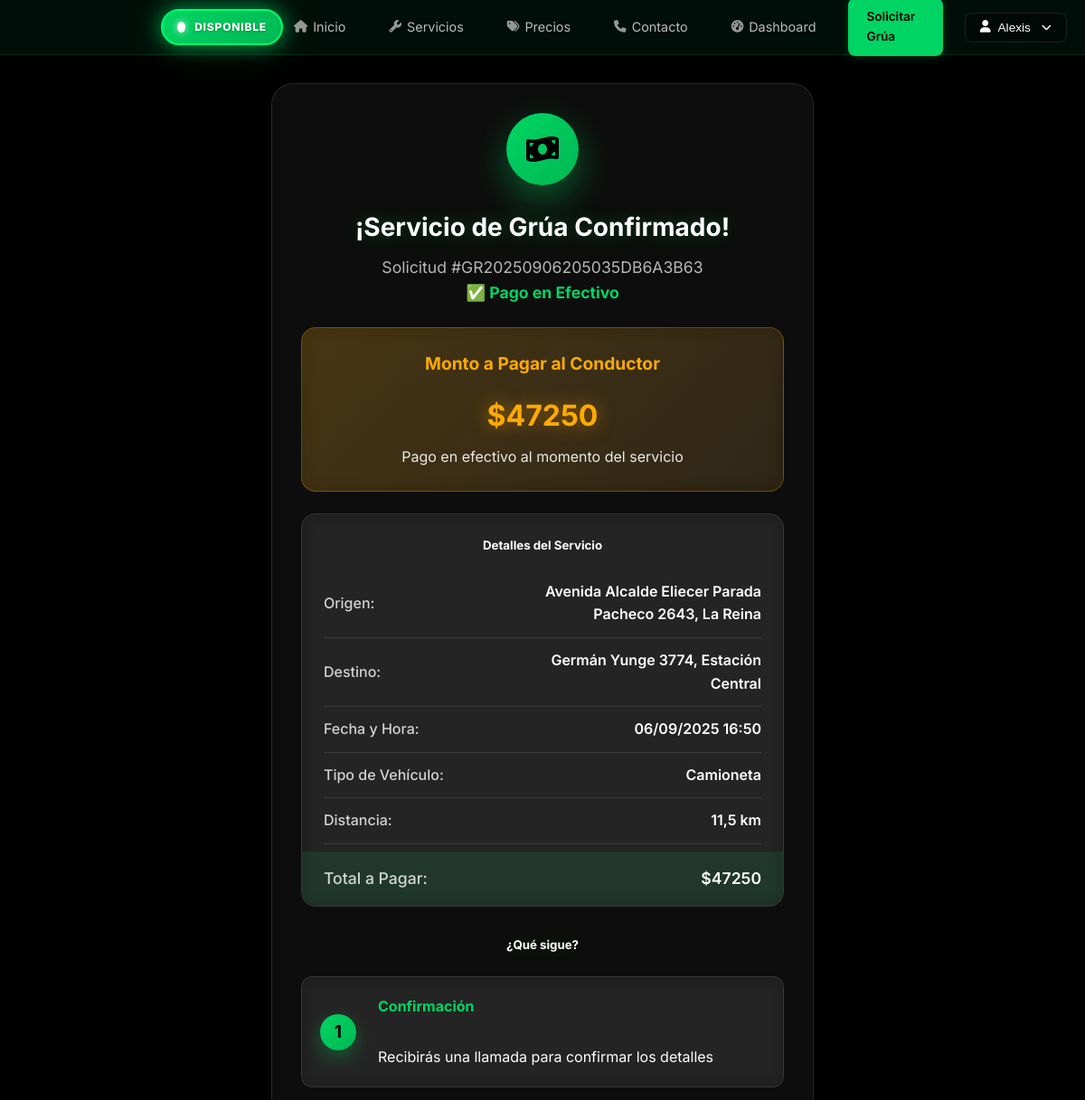
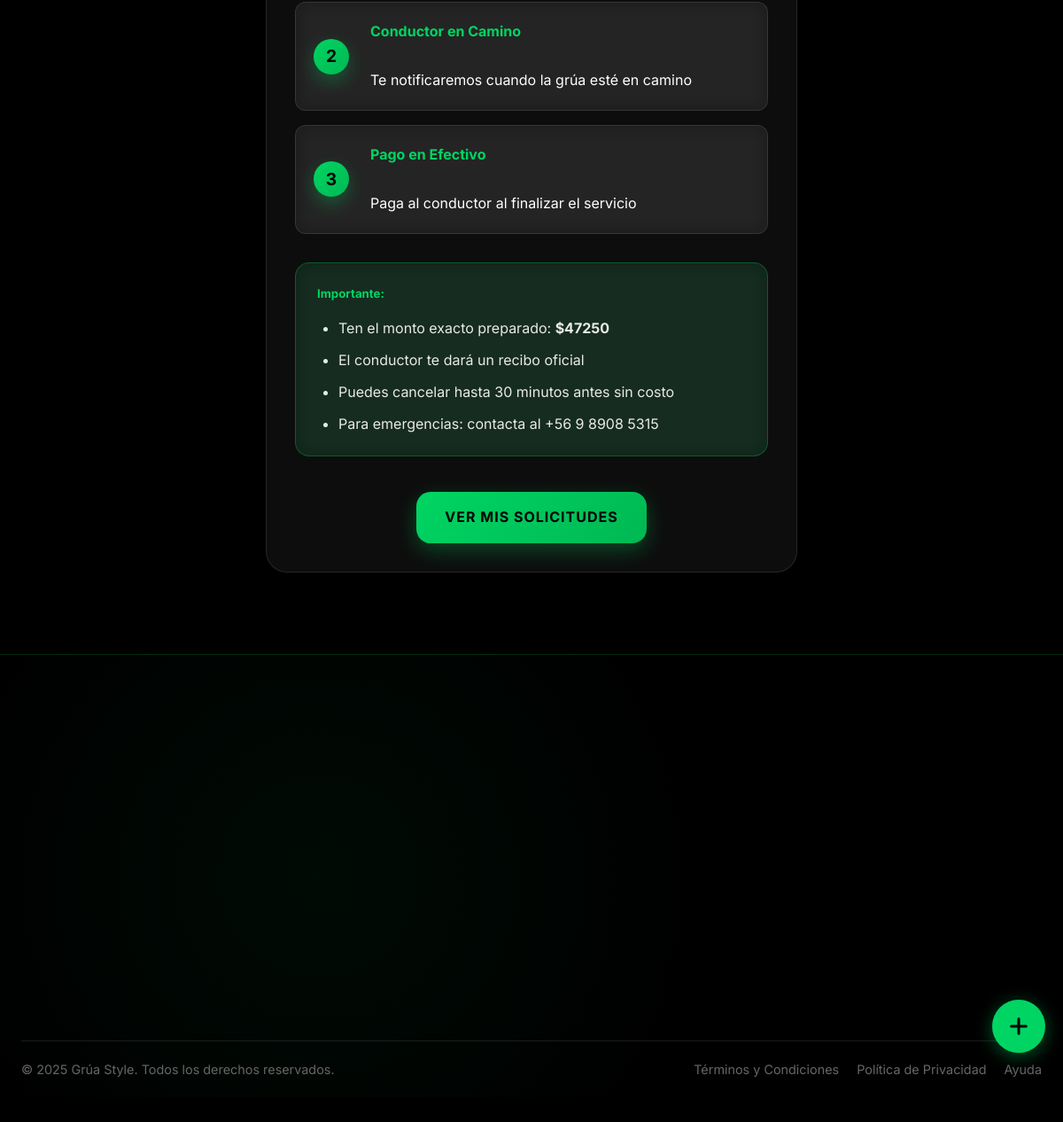
Page /confirmacion-efectivo/177/ (signed in) on the committed database (2 pictures, top to bottom).
### grua_app/models.py (models this page shows, shortened)
class SolicitudServicio(models.Model):
    ESTADO_CHOICES = [
        ('pendiente', 'Pendiente'),
        ('confirmada', 'Confirmada'),
        ('en_proceso', 'En Proceso'),
        ('completada', 'Completada'),
        ('cancelada', 'Cancelada'),
        ('pendiente_pago', 'Pendiente de Pago'),
        ('pendiente_confirmacion', 'Pendiente de Confirmación'),
        ('procesando_pago', 'Procesando Pago'),
        ('pago_rechazado', 'Pago Rechazado'),
    ]
    METODO_PAGO_CHOICES = [
        ('efectivo', 'Efectivo'),
        ('transferencia', 'Transferencia Bancaria'),
        ('mercadopago_card', 'Tarjeta (Mercado Pago)'),
        ('mercadopago_transfer', 'Transferencia (Mercado Pago)'),
    ]
    TIPO_SERVICIO_CHOICES = [
        ('grua', 'Servicio de Grúa'),
        ('asistencia', 'Asistencia Mecánica'),
        ('bateria', 'Carga de Batería'),
    ]
    cliente = models.ForeignKey(User, on_delete=models.CASCADE)
    numero_orden = models.CharField(max_length=30, unique=True, blank=True)
    direccion_origen = models.CharField(max_length=255)
    direccion_destino = models.CharField(max_length=255)
    fecha_servicio = models.DateTimeField()
    descripcion_problema = models.TextField()
    distancia_km = models.DecimalField(
        max_digits=6, decimal_places=2, null=True, blank=True)
    estado = models.CharField(
        max_length=25, choices=ESTADO_CHOICES, default='pendiente')
    fecha_solicitud = models.DateTimeField(auto_now_add=True)
    fecha_actualizacion = models.DateTimeField(auto_now=True)
    metodo_pago = models.CharField(
        max_length=30, choices=METODO_PAGO_CHOICES, null=True, blank=True)
    costo_total = models.DecimalField(
        max_digits=10, decimal_places=2, null=True, blank=True)
    tarifa_base_aplicada = models.IntegerField(default=30000, help_text="Tarifa base aplicada al momento de la solicitud")
    tarifa_km_aplicada = models.IntegerField(default=1500, help_text="Tarifa por km aplicada al momento de la solicitud")
    pagado = models.BooleanField(default=False)
    tipo_vehiculo = models.CharField(max_length=50, null=True, blank=True)
    marca_vehiculo = models.CharField(max_length=50, null=True, blank=True)
    modelo_vehiculo = models.CharField(max_length=50, null=True, blank=True)
    placa_vehiculo = models.CharField(max_length=15, null=True, blank=True)
    tipo_servicio_categoria = models.CharField(
        max_length=20,
        choices=TIPO_SERVICIO_CHOICES,
        default='grua',
        help_text="Tipo de servicio solicitado"
    )
    class Meta:
        verbose_name = 'Solicitud de Servicio'
        verbose_name_plural = 'Solicitudes de Servicio'
        ordering = ['-fecha_solicitud']

### grua_app/views.py (the view)
@login_required
def confirmacion_efectivo(request, solicitud_id):
    try:
        from .models import Cliente
        solicitud = get_object_or_404(SolicitudServicio, id=solicitud_id, cliente=request.user)
    except:
        solicitud = get_object_or_404(SolicitudServicio, id=solicitud_id)
        solicitud = formatear_fechas_solicitud(solicitud)
    fecha_servicio_corregida = solicitud.fecha_servicio - timedelta(hours=4)
    solicitud.fecha_servicio_formateada = fecha_servicio_corregida.strftime('%d/%m/%Y %H:%M')
    solicitud.fecha_solicitud_formateada = format_local_datetime(solicitud.fecha_solicitud)
    context = {'solicitud': solicitud}
    return render(request, 'grua_app/confirmacion_efectivo.html', context)

### templates/grua_app/confirmacion_efectivo.html (shortened to what this page needs)
{% extends 'grua_app/base.html' %}
{% block content %}
<div class="confirmation-container">
    <div class="success-icon">
        <i class="fas fa-money-bill-wave"></i>
    </div>
    <div class="text-center mb-4">
        <h2 class="h3 mb-2">
        {% if solicitud.tipo_servicio_categoria == 'asistencia' %}
            ¡Asistencia Mecánica Confirmada!
        {% elif solicitud.tipo_servicio_categoria == 'bateria' %}
            ¡Servicio de Batería Confirmado!
        {% else %}
            ¡Servicio de Grúa Confirmado!
        {% endif %}
    </h2>
        <p class="text-muted">Solicitud #{{ solicitud.numero_orden }}</p>
        <p class="text-success"><strong>✅ Pago en Efectivo</strong></p>
    </div>
    <div class="cash-info">
        <h4>Monto a Pagar al
    {% if solicitud.tipo_servicio_categoria == 'asistencia' %}
        Mecánico
    {% elif solicitud.tipo_servicio_categoria == 'bateria' %}
        Técnico
    {% else %}
        Conductor
    {% endif %}
</h4>
<div class="cash-amount">${{ solicitud.costo_total|floatformat:0 }}</div>
<p class="mb-0">Pago en efectivo al momento del servicio</p>
    </div>
    <div class="service-details">
        <h5 class="mb-3 text-center">Detalles del Servicio</h5>
        <div class="detail-row">
            <span class="detail-label">Origen:</span>
            <span class="detail-value">{{ solicitud.direccion_origen }}</span>
        </div>
        <div class="detail-row">
            <span class="detail-label">Destino:</span>
            <span class="detail-value">{{ solicitud.direccion_destino }}</span>
        </div>
        <div class="detail-row">
            <span class="detail-label">Fecha y Hora:</span>
            <span class="detail-value">{{ solicitud.fecha_servicio_formateada }}</span>
        </div>
        <div class="detail-row">
            <span class="detail-label">Tipo de Vehículo:</span>
            <span class="detail-value">{{ solicitud.tipo_vehiculo|title }}</span>
        </div>
        {% if solicitud.distancia_km %}
        <div class="detail-row">
            <span class="detail-label">Distancia:</span>
            <span class="detail-value">{{ solicitud.distancia_km|floatformat:1 }} km</span>
        </div>
        {% endif %}
        <div class="detail-row">
            <span class="detail-label">Total a Pagar:</span>
            <span class="detail-value">${{ solicitud.costo_total|floatformat:0 }}</span>
        </div>
    </div>
    <div class="timeline">
        <h5 class="text-center mb-3">¿Qué sigue?</h5>
        <div class="timeline-item">
            <div class="timeline-icon">1</div>
            <div class="timeline-content">
                <strong>Confirmación</strong><br>
                Recibirás una llamada para confirmar los detalles
            </div>
        </div>
        <div class="timeline-item">
            <div class="timeline-icon">2</div>
            <div class="timeline-content">
                <strong>Conductor en Camino</strong><br>
                {% if solicitud.tipo_servicio_categoria == 'asistencia' %}
            Te notificaremos cuando el mecánico esté en camino
        {% elif solicitud.tipo_servicio_categoria == 'bateria' %}
            Te notificaremos cuando el técnico esté en camino
        {% else %}
            Te notificaremos cuando la grúa esté en camino
        {% endif %}
            </div>
        </div>
        <div class="timeline-item">
            <div class="timeline-icon">3</div>
            <div class="timeline-content">
                <strong>Pago en Efectivo</strong><br>
                {% if solicitud.tipo_servicio_categoria == 'asistencia' %}
            Paga al mecánico al finalizar el servicio
        {% elif solicitud.tipo_servicio_categoria == 'bateria' %}
            Paga al técnico al finalizar el servicio
        {% else %}
            Paga al conductor al finalizar el servicio
        {% endif %}
            </div>
        </div>
    </div>
    <div class="important-note">
        <h5>Importante:</h5>
        <ul class="mb-0">
            <li>Ten el monto exacto preparado: <strong>${{ solicitud.costo_total|floatformat:0 }}</strong></li>
            <li>El
    {% if solicitud.tipo_servicio_categoria == 'asistencia' %}
        mecánico
    {% elif solicitud.tipo_servicio_categoria == 'bateria' %}
        técnico
    {% else %}
        conductor
    {% endif %}
    te dará un recibo oficial</li>
            <li>Puedes cancelar hasta 30 minutos antes sin costo</li>
            <li>Para emergencias: contacta al +56 9 8908 5315</li>
        </ul>
    </div>
    <div class="text-center">
        <a href="{% url 'dashboard' %}" class="btn-dashboard">
            {% if solicitud.tipo_servicio_categoria == 'asistencia' %}
    Ver mis Asistencias
{% elif solicitud.tipo_servicio_categoria == 'bateria' %}
    Ver mis Servicios
{% else %}
    {% if solicitud.tipo_servicio_categoria == 'asistencia' %}
    Ver mis Asistencias
{% elif solicitud.tipo_servicio_categoria == 'bateria' %}
    Ver mis Servicios
{% else %}
    Ver mis Solicitudes
{% endif %}
{% endif %}
        </a>
    </div>
</div>
{% endblock %}

### templates/grua_app/base.html (shortened to what this page needs)
<!DOCTYPE html>
<html lang="es">
<head>
    <meta property="og:image" content="{% load static %}{% static 'images/og-image.jpg' %}">
    <link rel="manifest" href="{% load static %}{% static 'manifest.json' %}">
    <link rel="apple-touch-icon" sizes="180x180" href="{% load static %}{% static 'images/icons/apple-touch-icon-180x180.png' %}">
    <link rel="apple-touch-icon" sizes="152x152" href="{% load static %}{% static 'images/icons/apple-touch-icon-152x152.png' %}">
    <link rel="apple-touch-icon" sizes="144x144" href="{% load static %}{% static 'images/icons/apple-touch-icon-144x144.png' %}">
    <link rel="apple-touch-icon" sizes="120x120" href="{% load static %}{% static 'images/icons/apple-touch-icon-120x120.png' %}">
    <link rel="apple-touch-icon" sizes="114x114" href="{% load static %}{% static 'images/icons/apple-touch-icon-114x114.png' %}">
    <link rel="apple-touch-icon" sizes="76x76" href="{% load static %}{% static 'images/icons/apple-touch-icon-76x76.png' %}">
    <link rel="apple-touch-icon" sizes="72x72" href="{% load static %}{% static 'images/icons/apple-touch-icon-72x72.png' %}">
    <link rel="apple-touch-icon" sizes="60x60" href="{% load static %}{% static 'images/icons/apple-touch-icon-60x60.png' %}">
    <link rel="apple-touch-icon" sizes="57x57" href="{% load static %}{% static 'images/icons/apple-touch-icon-57x57.png' %}">
    <link rel="icon" type="image/png" sizes="32x32" href="{% load static %}{% static 'images/icons/favicon-32x32.png' %}">
    <link rel="icon" type="image/png" sizes="16x16" href="{% load static %}{% static 'images/icons/favicon-16x16.png' %}">
    <link rel="shortcut icon" href="{% load static %}{% static 'favicon.ico' %}">
    <meta name="msapplication-TileImage" content="{% load static %}{% static 'images/icons/ms-icon-144x144.png' %}">
    <link rel="stylesheet" href="https://cdnjs.cloudflare.com/ajax/libs/font-awesome/6.4.0/css/all.min.css">
</head>
</head>
<body>
    <nav class="navbar" id="navbar">
        <div class="nav-container">
            <div class="service-status-indicator">
    <div class="status-dot {{ clase_estado }}"></div>
    <span class="status-text">{{ estado_servicio_texto }}</span>
</div>
            <div class="nav-menu" id="navMenu">
                <a href="{% url 'home' %}" class="nav-link">
                    <i class="fas fa-home"></i>
                    Inicio
                </a>
                <a href="{% url 'servicios' %}" class="nav-link">
                    <i class="fas fa-wrench"></i>
                    Servicios
                </a>
                <a href="{% url 'precios' %}" class="nav-link">
                    <i class="fas fa-tags"></i>
                    Precios
                </a>
                <a href="{% url 'contacto' %}" class="nav-link">
                    <i class="fas fa-phone"></i>
                    Contacto
                </a>
                {% if user.is_authenticated %}
                    <a href="{% url 'dashboard' %}" class="nav-link">
                        <i class="fas fa-tachometer-alt"></i>
                        Dashboard
                    </a>
                    <a href="{% url 'solicitar_servicio' %}" class="nav-btn primary">
                        Solicitar Grúa
                    </a>
                    <div class="nav-user-menu">
                        <button class="nav-user-btn" id="userMenuBtn">
                            <i class="fas fa-user"></i>
                            <span style="max-width: 120px; overflow: hidden; text-overflow: ellipsis; white-space: nowrap;">{{ user.first_name|default:user.username|truncatechars:12 }}</span>
                            <i class="fas fa-chevron-down"></i>
                        </button>
                    </div>
                {% endif %}
            </div>
        </div>
    </nav>
    <main class="main-content">
        {% block content %}{% endblock %}
    </main>
    <footer class="footer">
        <div class="footer-container">
            <div class="footer-content">
            </div>
            <div class="footer-bottom">
                <div class="footer-copyright">
                    <p>&copy; 2025 Grúa Style. Todos los derechos reservados.</p>
                </div>
                <div class="footer-legal">
                    <a href="#">Términos y Condiciones</a>
                    <a href="#">Política de Privacidad</a>
                    <a href="#">Ayuda</a>
                </div>
            </div>
        </div>
    </footer>
    <a href="{% url 'solicitar_servicio' %}" class="floating-action-btn" title="Solicitar Grúa">
        <i class="fas fa-plus"></i>
    </a>
</body>
</html>

### rows in the picture
SolicitudServicio: numero_orden "GR20250906205035DB6A3B63", costo_total "47250", direccion_origen "Avenida Alcalde Eliecer Parada Pacheco 2643, La Reina", direccion_destino "Germán Yunge 3774, Estación Central", fecha_servicio_formateada "06/09/2025 16:50", tipo_vehiculo "Camioneta", distancia_km "11,5"

### other values in the picture
{{ estado_servicio_texto }} "DISPONIBLE"
{{ user.first_name|default:user.username|truncatechars:12 }} "Alexis"
